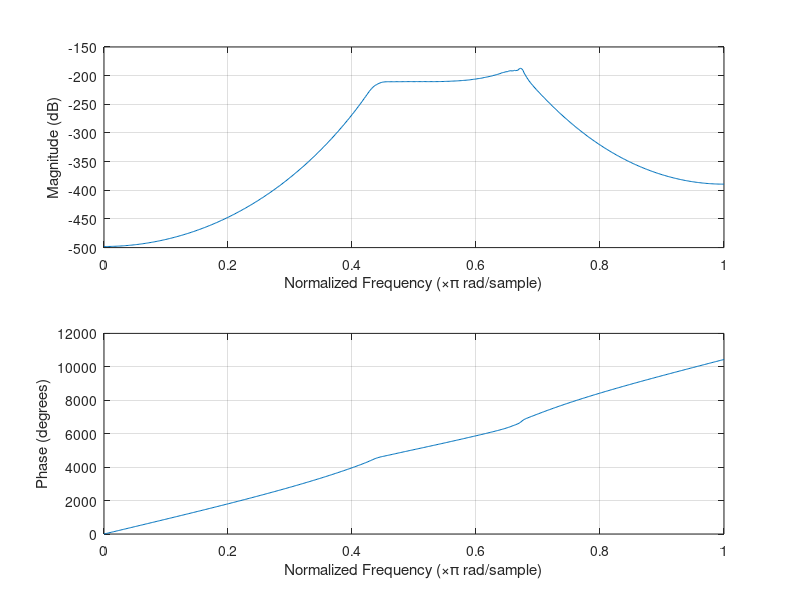
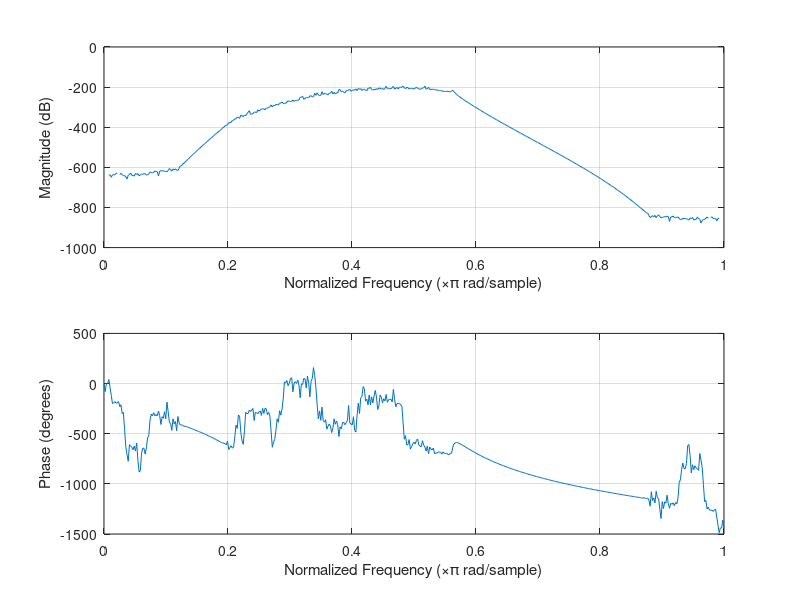

Write the MATLAB code that produced these figures, in order.
delta_p = 0.05;
delta_s = 0.01;
hdelta_p = 2 * delta_p / (1 + delta_p);
hdelta_s = delta_s / (1 / delta_s);

% Wp = [0.35 0.6];
% Ws = [0.25 0.65];
Wp = [0.35*pi 0.6*pi];
Ws = [0.25*pi 0.65*pi];
Rp = -20 * log10(1 - hdelta_p);
Rs = -20 * log10(hdelta_s);

%% Butterworth Impulse Invariance Section
% [n,Wn] = buttord(Wp, Ws, Rp, Rs,'s');
% [b,a] = butter(n, Wn, 'bandpass','s');
% freqz(b,a);
% figure()
% [bz, az] = impinvar( b, a );
% %[Hz, Wz] = freqz(bz,az);
% freqz(bz,az);

%% Butterworth Bilinear Transformation Section
[n,Wn] = buttord(Wp, Ws, Rp, Rs, 's');
[b,a] = butter(n, Wn, 'bandpass', 's');
freqz(b,a);
figure();
[bz, az] = bilinear( b, a, 1);
%[Hz, Wz] = freqz(bz,az);
freqz(bz,az);

%% Elliptic Bilinear Transformation Section
% [n,Wn] = ellipord(Wp, Ws, Rp, Rs);
% [b,a] = ellip(n, Rp, Rs, Wp);
% [bz,az] = bilinear( b, a, 1 );
% %[Hz, Wz] = freqz(bz,az);
% freqz(bz,az);